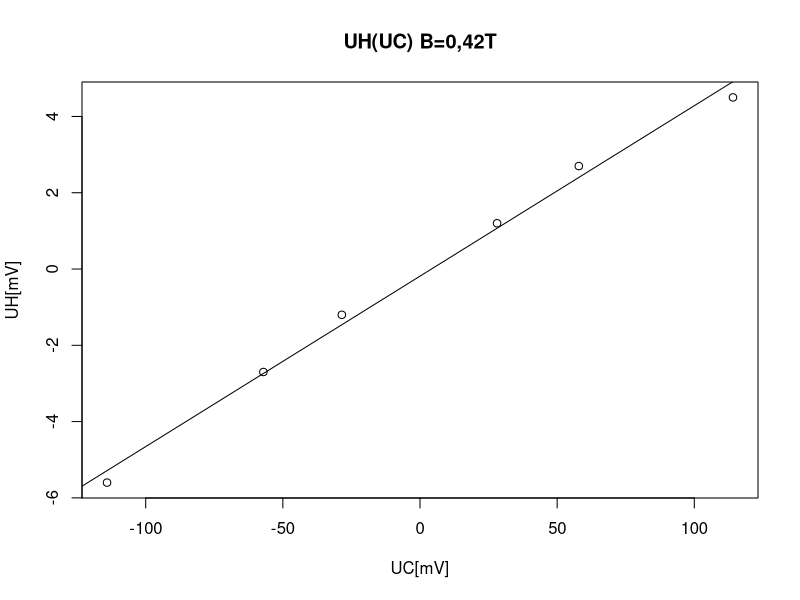
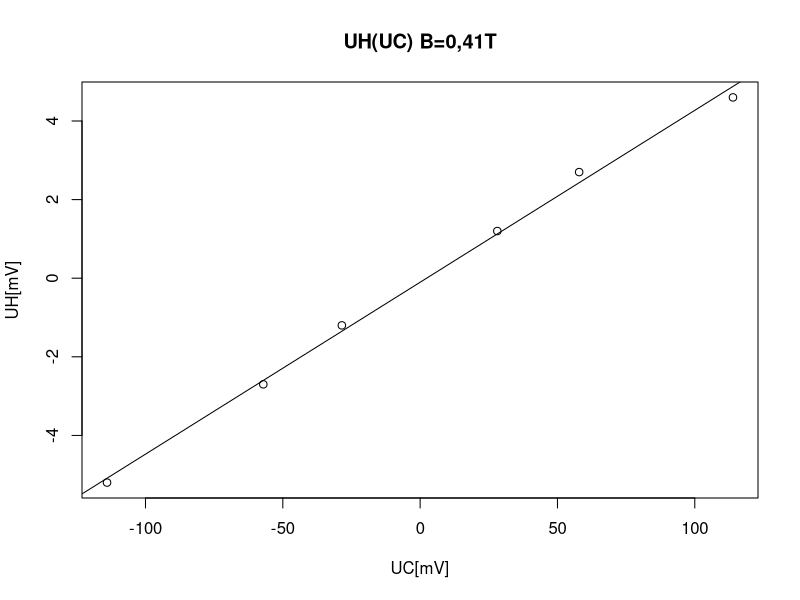
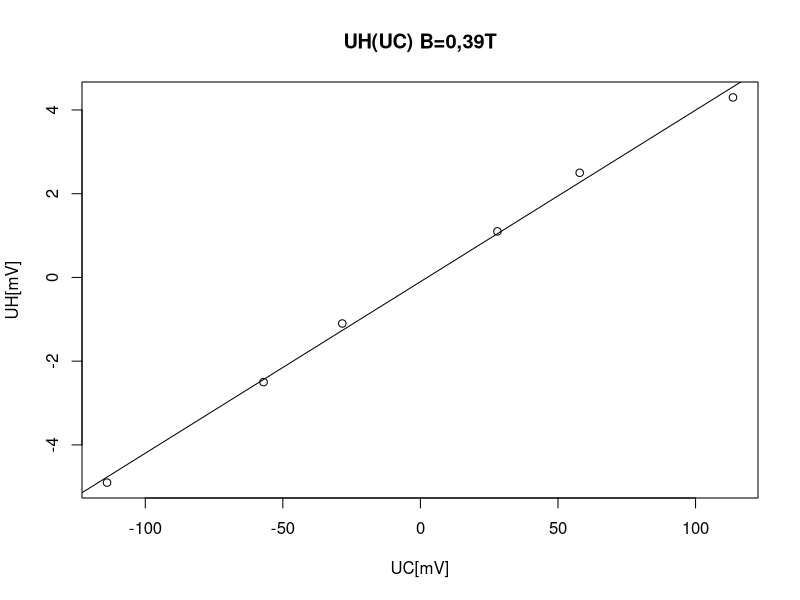
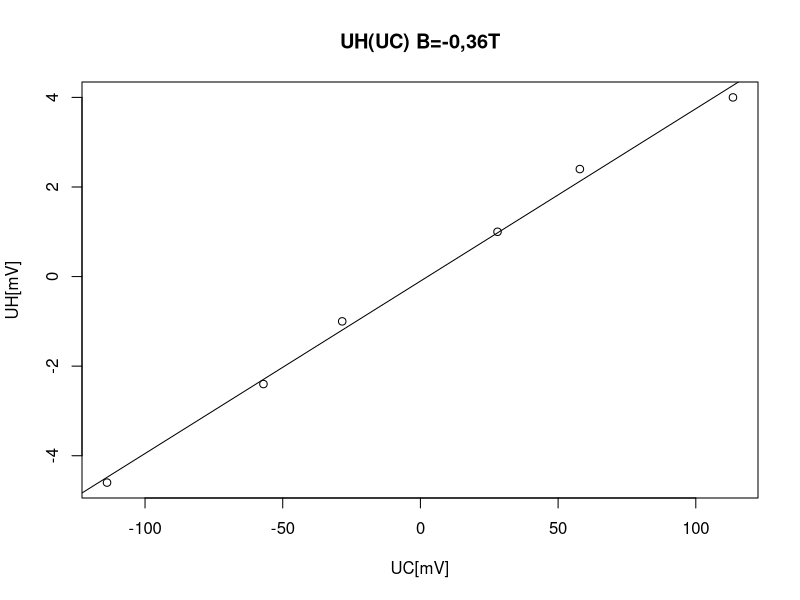
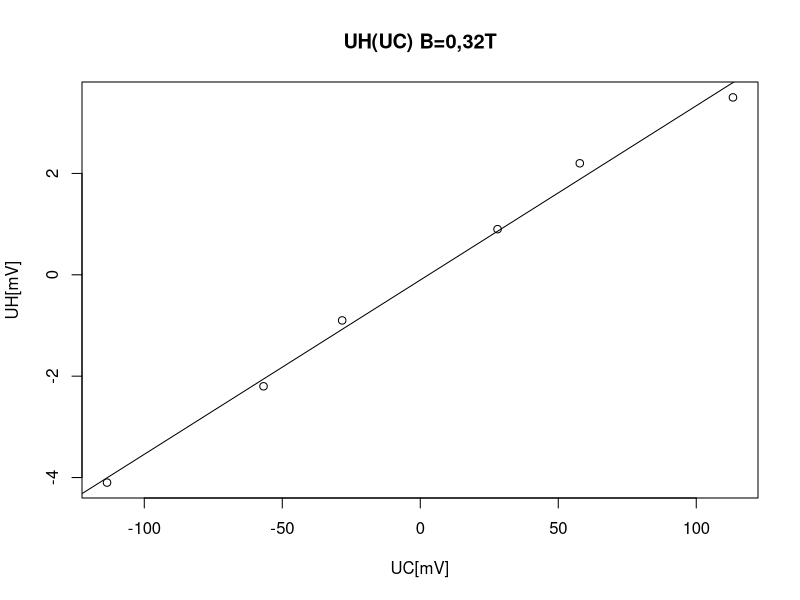
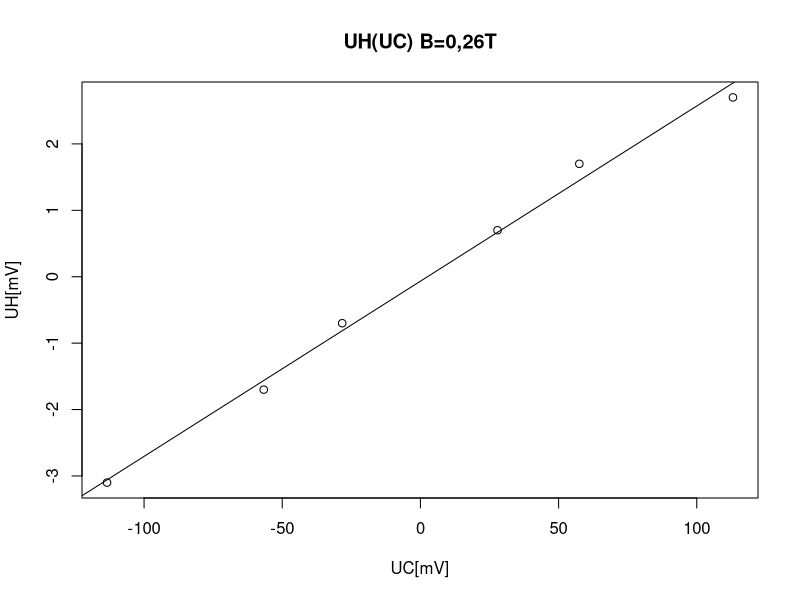
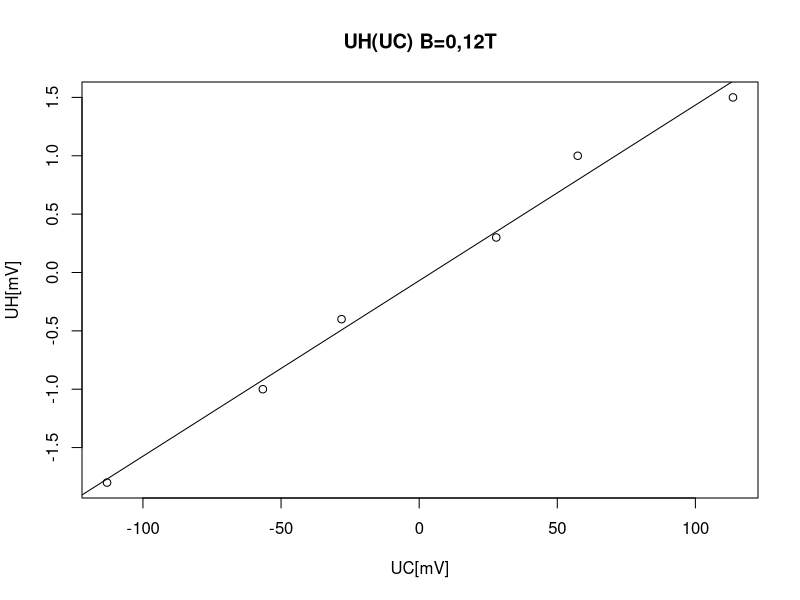
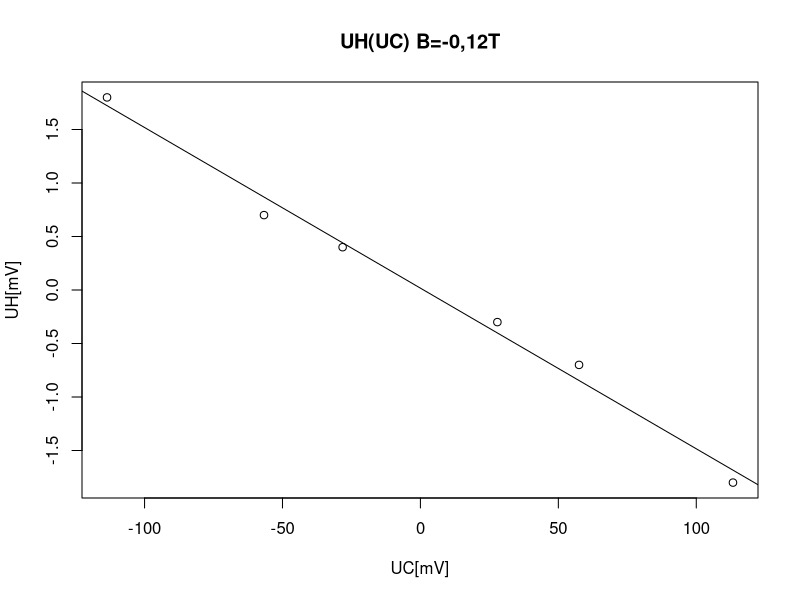

These figures' R source, in order:
dane <- read.csv2("data.csv",dec=",")
sep <- by(dane,dane$I,print)

pdf("T35-uh-uc.pdf")
z <- as.data.frame(sep$`3.5`)
plot(z$UH ~ z$UC,xlab="UC[mV]",ylab="UH[mV]",main="UH(UC) B=0,42T")
l <- lm(z$UH ~ z$UC)
abline(l)
summary(l)
dev.off()

pdf("T30-uh-uc.pdf")
z <- as.data.frame(sep$`3`)
plot(z$UH ~ z$UC,xlab="UC[mV]",ylab="UH[mV]",main="UH(UC) B=0,41T")
l <- lm(z$UH ~ z$UC)
abline(l)
summary(l)
dev.off()

pdf("T25-uh-uc.pdf")
z <- as.data.frame(sep$`2.5`)
plot(z$UH ~ z$UC,xlab="UC[mV]",ylab="UH[mV]",main="UH(UC) B=0,39T")
l <- lm(z$UH ~ z$UC)
abline(l)
summary(l)
dev.off()

pdf("T20-uh-uc.pdf")
z <- as.data.frame(sep$`2`)
plot(z$UH ~ z$UC,xlab="UC[mV]",ylab="UH[mV]",main="UH(UC) B=-0,36T")
l <- lm(z$UH ~ z$UC)
abline(l)
summary(l)
dev.off()

pdf("T15-uh-uc.pdf")
z <- as.data.frame(sep$`1.5`)
plot(z$UH ~ z$UC,,xlab="UC[mV]",ylab="UH[mV]",main="UH(UC) B=0,32T")
l <- lm(z$UH ~ z$UC)
abline(l)
summary(l)
dev.off()

pdf("T10-uh-uc.pdf")
z <- as.data.frame(sep$`1`)
plot(z$UH ~ z$UC,xlab="UC[mV]",ylab="UH[mV]",main="UH(UC) B=0,26T")
l <- lm(z$UH ~ z$UC)
abline(l)
summary(l)
dev.off()

pdf("T05-uh-uc.pdf")
z <- as.data.frame(sep$`0.5`)
plot(z$UH ~ z$UC,xlab="UC[mV]",ylab="UH[mV]",main="UH(UC) B=0,12T")
l <- lm(z$UH ~ z$UC)
abline(l)
summary(l)
dev.off()

pdf("T-05-uh-uc.pdf")
z <- as.data.frame(sep$`-0.5`)
plot(z$UH ~ z$UC,xlab="UC[mV]",ylab="UH[mV]",main="UH(UC) B=-0,12T")
l <- lm(z$UH ~ z$UC)
abline(l)
summary(l)
dev.off()

pdf("T-10-uh-uc.pdf")
z <- as.data.frame(sep$`-1`)
plot(z$UH ~ z$UC,xlab="UC[mV]",ylab="UH[mV]",main="UH(UC) B=-0,26T")
l <- lm(z$UH ~ z$UC)
abline(l)
summary(l)
dev.off()

pdf("T-15-uh-uc.pdf")
z <- as.data.frame(sep$`-1.5`)
plot(z$UH ~ z$UC,xlab="UC[mV]",ylab="UH[mV]",main="UH(UC) B=-0,32T")
l <- lm(z$UH ~ z$UC)
abline(l)
summary(l)
dev.off()

pdf("T-20-uh-uc.pdf")
z <- as.data.frame(sep$`-2`)
plot(z$UH ~ z$UC,xlab="UC[mV]",ylab="UH[mV]",main="UH(UC) B=-0,36T")
l <- lm(z$UH ~ z$UC)
abline(l)
summary(l)
dev.off()

pdf("T-25-uh-uc.pdf")
z <- as.data.frame(sep$`-2.5`)
plot(z$UH ~ z$UC,xlab="UC[mV]",ylab="UH[mV]",main="UH(UC) B=-0,39T")
l <- lm(z$UH ~ z$UC)
abline(l)
summary(l)
dev.off()

pdf("T-30-uh-uc.pdf")
z <- as.data.frame(sep$`-3`)
plot(z$UH ~ z$UC,xlab="UC[mV]",ylab="UH[mV]",main="UH(UC) B=-0,41T")
l <- lm(z$UH ~ z$UC)
abline(l)
summary(l)
dev.off()

pdf("T-35-uh-uc.pdf")
z <- as.data.frame(sep$`-3.5`)
plot(z$UH ~ z$UC,xlab="UC[mV]",ylab="UH[mV]",main="UH(UC) B=-0,42T")
l <- lm(z$UH ~ z$UC)
abline(l)
summary(l)
dev.off()


#Nowe tutaj...


pdf("T35-uh-ur.pdf")
z <- as.data.frame(sep$`3.5`)
plot(z$UH ~ z$UR,xlab="UR[V]",ylab="UH[mV]",main="UH(UR) B=0,42T")
l <- lm(z$UH ~ z$UR)
abline(l)
summary(l)
dev.off()

pdf("T30-uh-ur.pdf")
z <- as.data.frame(sep$`3`)
plot(z$UH ~ z$UR,xlab="UR[V]",ylab="UH[mV]",main="UH(UR) B=0,41T")
l <- lm(z$UH ~ z$UR)
abline(l)
summary(l)
dev.off()

pdf("T25-uh-ur.pdf")
z <- as.data.frame(sep$`2.5`)
plot(z$UH ~ z$UR,xlab="UR[V]",ylab="UH[mV]",main="UH(UR) B=0,39T")
l <- lm(z$UH ~ z$UR)
abline(l)
summary(l)
dev.off()

pdf("T20-uh-ur.pdf")
z <- as.data.frame(sep$`2`)
plot(z$UH ~ z$UR,xlab="UR[V]",ylab="UH[mV]",main="UH(UR) B=-0,36T")
l <- lm(z$UH ~ z$UR)
abline(l)
summary(l)
dev.off()

pdf("T15-uh-ur.pdf")
z <- as.data.frame(sep$`1.5`)
plot(z$UH ~ z$UR,,xlab="UR[V]",ylab="UH[mV]",main="UH(UR) B=0,32T")
l <- lm(z$UH ~ z$UR)
abline(l)
summary(l)
dev.off()

pdf("T10-uh-ur.pdf")
z <- as.data.frame(sep$`1`)
plot(z$UH ~ z$UR,xlab="UR[V]",ylab="UH[mV]",main="UH(UR) B=0,26T")
l <- lm(z$UH ~ z$UR)
abline(l)
summary(l)
dev.off()

pdf("T05-uh-ur.pdf")
z <- as.data.frame(sep$`0.5`)
plot(z$UH ~ z$UR,xlab="UR[V]",ylab="UH[mV]",main="UH(UR) B=0,12T")
l <- lm(z$UH ~ z$UR)
abline(l)
summary(l)
dev.off()

pdf("T-05-uh-ur.pdf")
z <- as.data.frame(sep$`-0.5`)
plot(z$UH ~ z$UR,xlab="UR[V]",ylab="UH[mV]",main="UH(UR) B=-0,12T")
l <- lm(z$UH ~ z$UR)
abline(l)
summary(l)
dev.off()

pdf("T-10-uh-ur.pdf")
z <- as.data.frame(sep$`-1`)
plot(z$UH ~ z$UR,xlab="UR[V]",ylab="UH[mV]",main="UH(UR) B=-0,26T")
l <- lm(z$UH ~ z$UR)
abline(l)
summary(l)
dev.off()

pdf("T-15-uh-ur.pdf")
z <- as.data.frame(sep$`-1.5`)
plot(z$UH ~ z$UR,xlab="UR[V]",ylab="UH[mV]",main="UH(UR) B=-0,32T")
l <- lm(z$UH ~ z$UR)
abline(l)
summary(l)
dev.off()

pdf("T-20-uh-ur.pdf")
z <- as.data.frame(sep$`-2`)
plot(z$UH ~ z$UR,xlab="UR[V]",ylab="UH[mV]",main="UH(UR) B=-0,36T")
l <- lm(z$UH ~ z$UR)
abline(l)
summary(l)
dev.off()

pdf("T-25-uh-ur.pdf")
z <- as.data.frame(sep$`-2.5`)
plot(z$UH ~ z$UR,xlab="UR[V]",ylab="UH[mV]",main="UH(UR) B=-0,39T")
l <- lm(z$UH ~ z$UR)
abline(l)
summary(l)
dev.off()

pdf("T-30-uh-ur.pdf")
z <- as.data.frame(sep$`-3`)
plot(z$UH ~ z$UR,xlab="UR[V]",ylab="UH[mV]",main="UH(UR) B=-0,41T")
l <- lm(z$UH ~ z$UR)
abline(l)
summary(l)
dev.off()

pdf("T-35-uh-ur.pdf")
z <- as.data.frame(sep$`-3.5`)
plot(z$UH ~ z$UR,xlab="UR[V]",ylab="UH[mV]",main="UH(UR) B=-0,42T")
l <- lm(z$UH ~ z$UR)
abline(l)
summary(l)
dev.off()

pdf("T-35-uh-ur.pdf")
z <- as.data.frame(sep$`-3.5`)
plot(z$UH ~ z$UR,xlab="UR[V]",ylab="UH[mV]",main="UH(UR) B=-0,42T")
l <- lm(z$UH ~ z$UR)
abline(l)
summary(l)
dev.off()

#Ostatnie

pdf("uc-ur.pdf")
z <- as.data.frame(sep$`-3.5`)
plot(z$UR ~ z$UC,xlab="UC[mV]",ylab="UR[V]",main="UR(UC)")
l <- lm(z$UR ~ z$UC)
abline(l)
summary(l)
dev.off()
